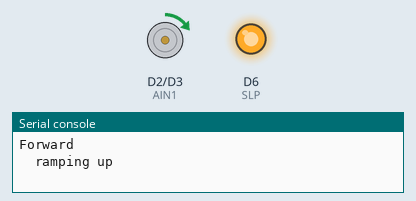
A program run on a simulated CircuitPython board. On the bench: motor-driver pin pairs drawn as motors (green arrow = first pin HIGH = forward, orange = second pin HIGH = backward, longer = more drive), output pins drawn as LEDs (lit = HIGH), the last lines printed to the serial console.

Above: at 0.05 s.
At 6.05 s:
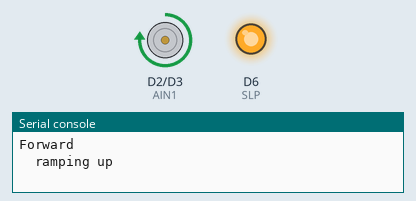
At 12.05 s:
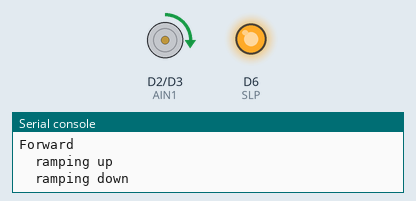
At 25.25 s:
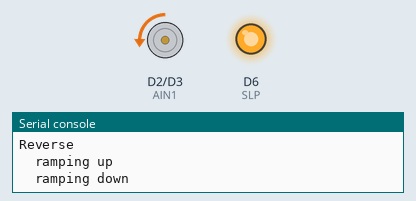
Timing chart, 0 to 34.2 s (numbered marks = the images above):
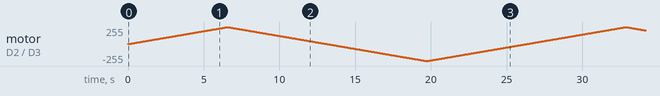

The program:

motor_test_code.py
```python
import time
import board
import digitalio
import pwmio

# Configure pins
AIN1 = pwmio.PWMOut(board.D2, frequency=2000)
AIN2 = pwmio.PWMOut(board.D3, frequency=2000)
#BIN1 = pwmio.PWMOut(board.D4, frequency=2000)
#BIN2 = pwmio.PWMOut(board.D5, frequency=2000)
SLP = digitalio.DigitalInOut(board.D6)

SLP.switch_to_output()

# Enable DRV8833
SLP.value = True

# Loop forever
while True:
    #
    # FORWARD
    #
    print("Forward")
    AIN2.duty_cycle = 0
    print("  ramping up")
    for duty_cycle in range(0, 65536, 100):
        AIN1.duty_cycle = duty_cycle
        time.sleep(0.01)
    print("  ramping down")
    for duty_cycle in range(65535, -1, -100):
        AIN1.duty_cycle = duty_cycle
        time.sleep(0.01)

    #
    # REVERSE
    #
    print("Reverse")
    AIN1.duty_cycle = 0
    print("  ramping up")
    for duty_cycle in range(0, 65536, 100):
        AIN2.duty_cycle = duty_cycle
        time.sleep(0.01)
    print("  ramping down")
    for duty_cycle in range(65535, -1, -100):
        AIN2.duty_cycle = duty_cycle
        time.sleep(0.01)
```
